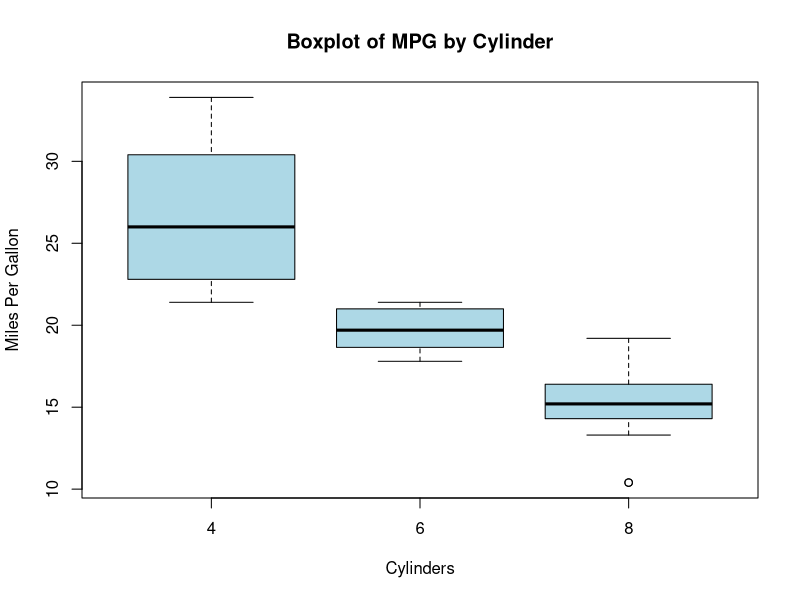

Source code (R):
# Creating a boxplot for mpg
boxplot(mpg ~ cyl, data = mtcars,
        main = "Boxplot of MPG by Cylinder",
        xlab = "Cylinders",
        ylab = "Miles Per Gallon",
        col = "lightblue")
